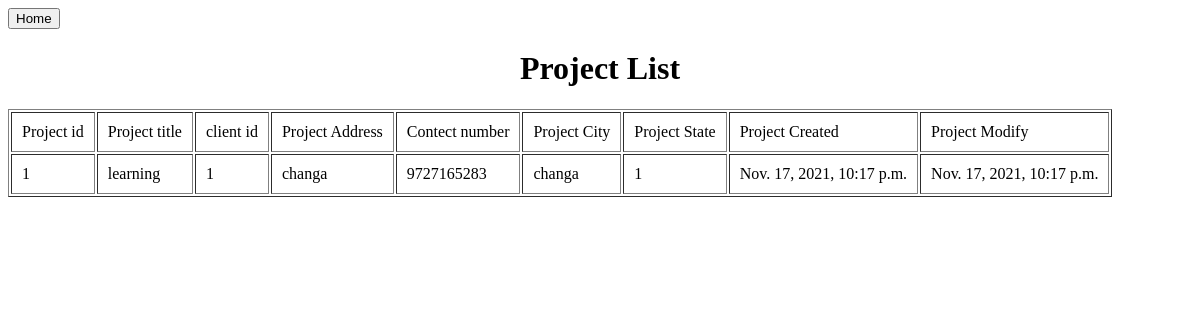
Before: /vproject with the older database file.
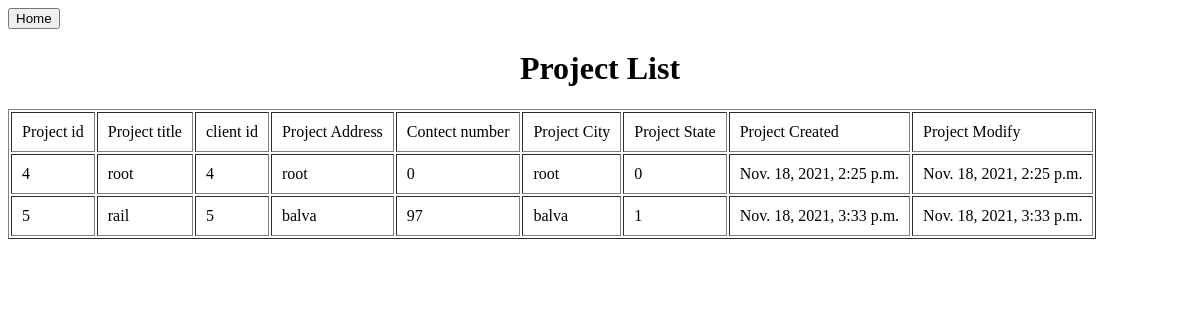
After: the same page with the newer database file.
### moduls/models.py (models this page shows)
class Project(models.Model):
    projectid =  models.AutoField(primary_key=True)
    projecttitle = models.CharField(max_length=100)
    clientid = models.ForeignKey(Client,on_delete=models.CASCADE)
    address = models.CharField(max_length=200)
    projectcity = models.CharField(max_length=100)
    contecnumber = models.IntegerField()
    state = models.IntegerField(choices=STATUS_CHOICES)
    created = models.DateTimeField(auto_now_add=True)
    modify = models.DateTimeField(auto_now=True)

class Client(models.Model):
    clientid = models.AutoField(primary_key=True)
    clientname = models.CharField(max_length=100)
    compenyname = models.CharField(max_length=200)
    email = models.EmailField(unique=True)
    phone = models.IntegerField()
    address = models.CharField(max_length=100)
    clientcity = models.CharField(max_length=100)
    created = models.DateTimeField(auto_now_add=True)
    modify = models.DateTimeField(auto_now=True)

### moduls/views.py (the view)
# urls.py: path('vproject',views.vproject,name="vproject"),
def vproject(request):
    if request.method == 'POST':
        return render(request,'vproject.html')
    else:
        projectdata = Project.objects.all()
        return render(request, 'vproject.html',{'pd':projectdata})

### moduls/templates/vproject.html (shortened to what this page needs)
<!DOCTYPE html>
<html lang="en">
<head>
</head>
<body>
<div class="logout">
    <form action="{% url 'home'%}" method="post">
    <input type="submit" value="Home">
    </form>
</div>
<center><h1>Project List</h1></center>
<table border="1" cellpadding="10">
    <tr>
        <td>Project id</td>
        <td>Project title</td>
        <td>client id</td>
        <td>Project Address</td>
        <td>Contect number</td>
        <td>Project City</td>
        <td>Project State</td>
        <td>Project Created</td>
        <td>Project Modify</td>
    </tr>
    {% for i in pd %}
    <tr>
        <td>{{i.projectid}}</td>
        <td>{{i.projecttitle}}</td>
        <td>{{i.clientid.clientid}}</td>
        <td>{{i.address}}</td>
        <td>{{i.contecnumber}}</td>
        <td>{{i.projectcity}}</td>
        <td>{{i.state}}</td>
        <td>{{i.created}}</td>
        <td>{{i.modify}}</td>
    </tr>
    {% endfor %}
</table>
</body>
</html>

Changed rows visible on the page:
removed Project: projectid "1", projecttitle "learning", clientid.clientid "1", address "changa", contecnumber "9727165283", projectcity "changa", state "1", created "Nov. 17, 2021, 10:17 p.m.", modify "Nov. 17, 2021, 10:17 p.m."
added Project: projectid "4", projecttitle "root", clientid.clientid "4", address "root", contecnumber "0", projectcity "root", state "0", created "Nov. 18, 2021, 2:25 p.m.", modify "Nov. 18, 2021, 2:25 p.m."
added Project: projectid "5", projecttitle "rail", clientid.clientid "5", address "balva", contecnumber "97", projectcity "balva", state "1", created "Nov. 18, 2021, 3:33 p.m.", modify "Nov. 18, 2021, 3:33 p.m."
